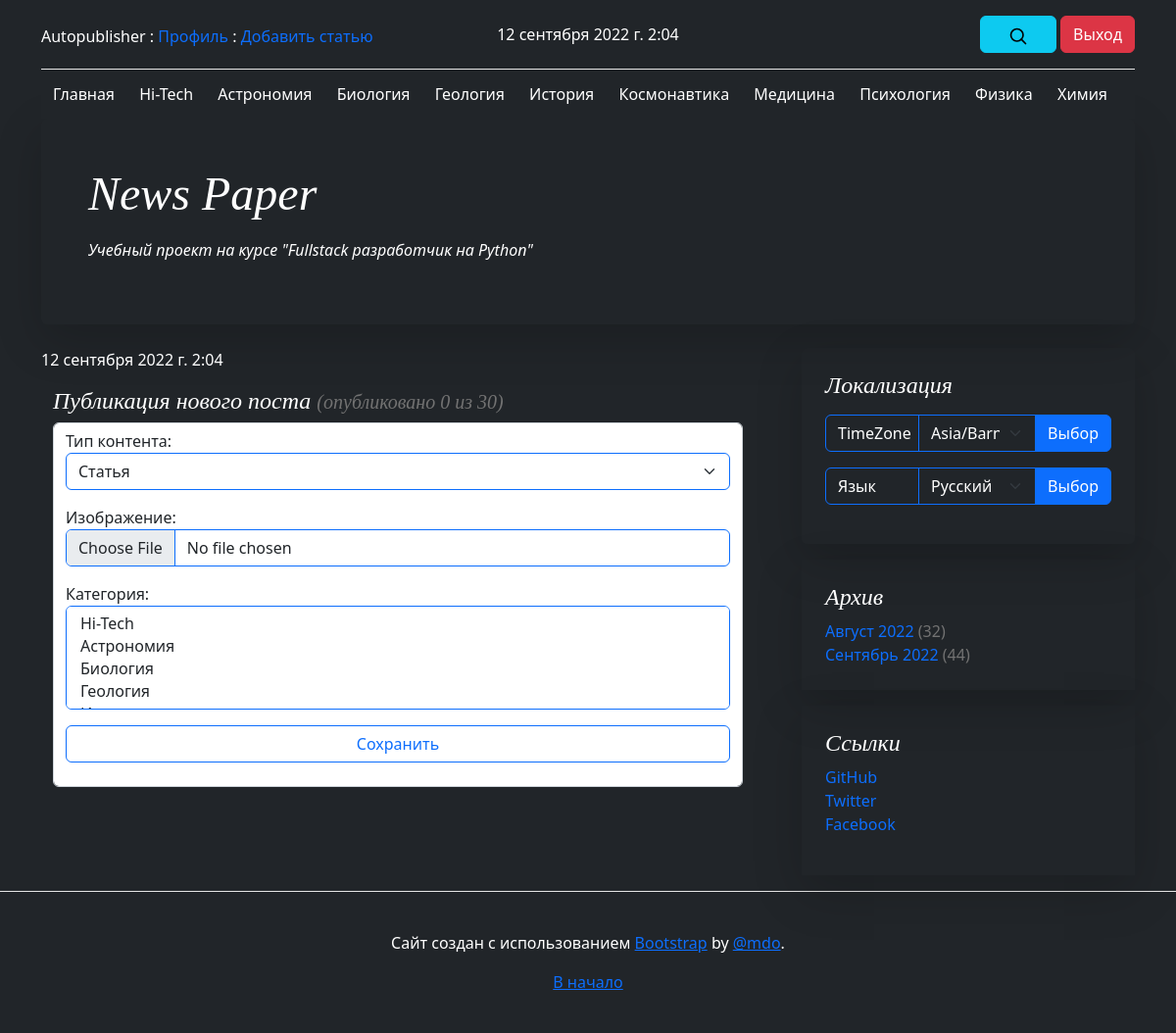
The page /create/ (signed in) on the database as committed earlier.
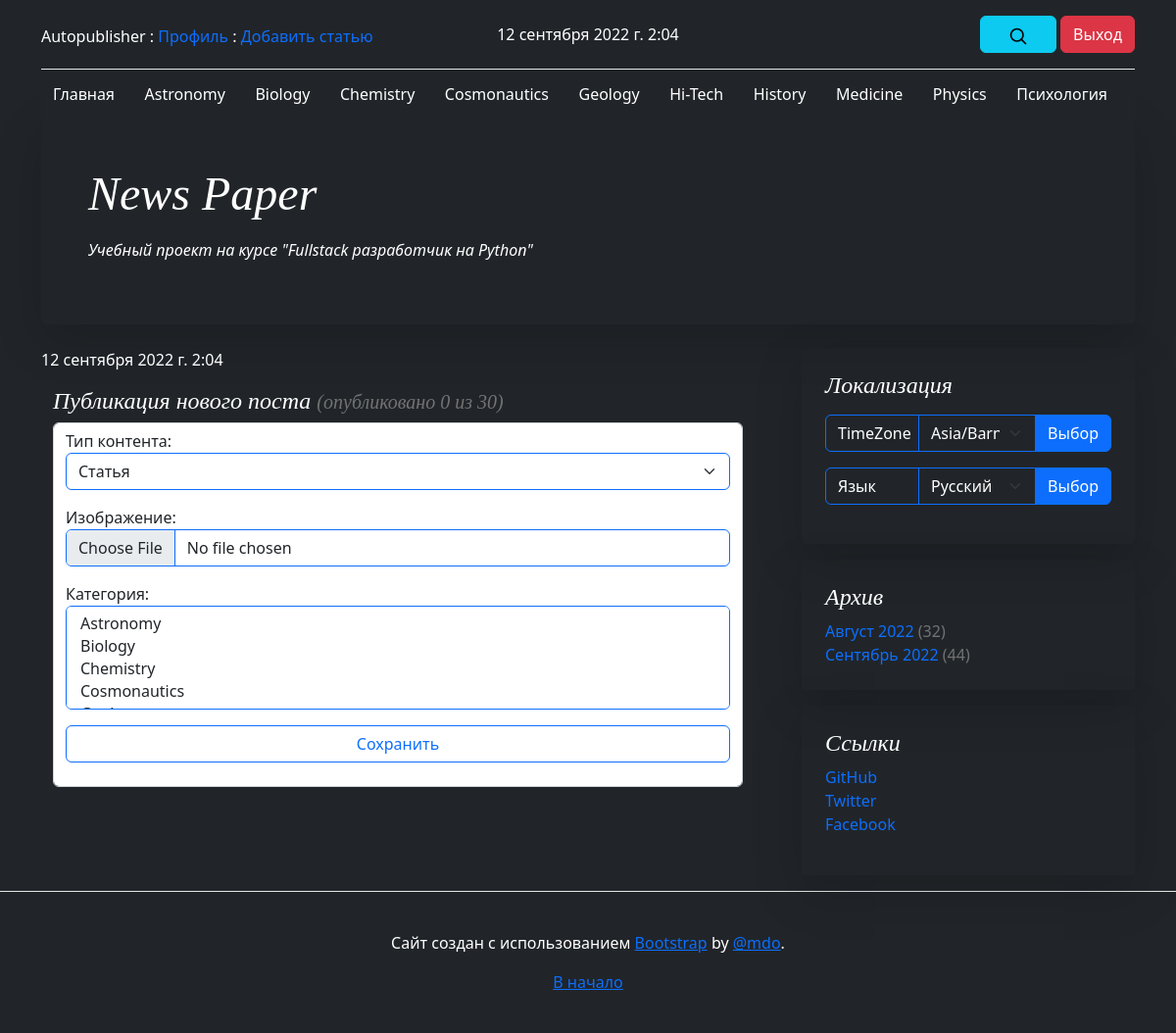
The same page on the database as committed later.
### news/models.py (models this page shows, shortened)
class Category(models.Model):
    name = models.CharField(
        max_length=64,
        unique=True,
        verbose_name=_('Имя категории'),
    )
    subscribers = models.ManyToManyField(
        User,
        through='CatSubscribers',
        blank=True,
        verbose_name=_('Подписчик'),
    )
    def __str__(self):
        return self.name
    class Meta:
        verbose_name = _('Категория')
        verbose_name_plural = _('Категории')

### news/views.py (the view, shortened to what this page needs)
# urls.py: path('create/', PostCreate.as_view(), name='create'),
class PostCreate(PermissionRequiredMixin, CreateView):
    permission_required = (
        'news.add_post',
    )
    context_object_name = 'create'
    form_class = PostingForm
    model = Post
    template_name = 'edit.html'
    def get_context_data(self, **kwargs):
        context = super().get_context_data(**kwargs)
        limit = settings.DAILY_POST_LIMIT
        context['limit'] = limit
        last_day = timezone.now() - timedelta(days=1)
        posts_day_count = Post.objects.filter(
            author_post__author_user=self.request.user,
            date_pub__gte=last_day,
        ).count()
        context['count'] = posts_day_count
        context['post_limit'] = posts_day_count < limit
        return context

### news/form.py (shortened to what this page needs)
class PostingForm(forms.ModelForm):
    error_css_class = 'text-danger fw-semibold'
    class Meta:
        model = Post
        fields = [
            'type_cat',
            'name_ru',
            'content_ru',
            'name_en',
            'content_en',
            'content_image',
            'post_cat',
        ]
        widgets = {
            'type_cat': forms.Select(
                attrs={'class': 'form-select border-primary'}
            ),
            'name_ru': forms.TextInput(
                attrs={'class': 'form-control border-primary'}
            ),
            'content_ru': forms.Textarea(
                attrs={'class': 'form-control border-primary'}
            ),
            'name_en': forms.TextInput(
                attrs={'class': 'form-control border-primary'}
            ),
            'content_en': forms.Textarea(
                attrs={'class': 'form-control border-primary'}
            ),
            'content_image': forms.FileInput(
                attrs={'class': 'form-control border-primary'}
            ),
            'post_cat': forms.SelectMultiple(
                attrs={'class': 'form-select border-primary'}
            ),
        }

### templates/edit.html (shortened to what this page needs)
{% extends 'default.html' %}
{% load i18n %}
{% block content %}
{% if edit.id == None %}
    <div class="container-fluid text-start">
        <h4 class="fst-italic">
            {% trans "Публикация нового поста" %}
            <span class="blog-post-meta fs-5">
                ({% blocktrans with count=count limit=limit %}опубликовано {{ count }} из {{ limit }}{% endblocktrans %})
            </span>
        </h4>
    </div>
    <div class="container-fluid">
        <div class="mb-3 pb-3">
            <fieldset class="form-control pb-4">
                {% if post_limit %}
                    {% include 'edit_form.html' %}
                {% else %}
                    <div class="container-fluid text-center">
                        <h5 class="pb-1 mb-4 fst-italic link-danger fw-semibold">
                            {% trans "За текущие сутки Вы исчерпали лимит публикаций!" %}
                        </h5>
                    </div>
                {% endif %}
            </fieldset>
        </div>
    </div>
{% endif %}
{% endblock content %}

### templates/navigate.html (shortened to what this page needs)
{% load i18n %}
{% load tz %}
{% load cache %}
<div class="container">
  <header class="blog-header lh-1 py-3">
    <div class="row flex-nowrap justify-content-between align-items-center">
      <div class="col-4 pt-1">
          {% if user.id %}
              <p class="pb-0 mb-0">
                  {{ user }}
                  :
                  <a title="{% trans "Профиль" %}" class="link-primary text-decoration-none" href="{% url 'news:profile' user.id %}">{% trans "Профиль" %}</a>
                  :
                  <a title="{% trans "Добавить статью" %}" class="link-primary text-decoration-none" href="{% url 'news:create' %}">{% trans "Добавить статью" %}</a>
              </p>
          {% endif %}
      </div>
      <div class="col-4 text-center">
        {{ current_time }}
      </div>
      <div class="col-4 d-flex justify-content-end align-items-center">
        <a class="link-secondary" href="{% url 'news:search' %}" aria-label="Search">
          <span class="btn btn-info">
              <svg xmlns="http://www.w3.org/2000/svg" width="20" height="20" fill="none" stroke="currentColor" stroke-linecap="round" stroke-linejoin="round" stroke-width="2" class="mx-3" role="img" viewBox="0 0 24 24"><title>Search</title><circle cx="10.5" cy="10.5" r="7.5"/><path d="M21 21l-5.2-5.2"/></svg>
          </span>
        </a>
          {% if user.id %}
            <a class="btn btn-danger" href="/accounts/logout/">{% trans "Выход" %}</a>
          {% else %}
            <a class="btn btn-success" href="/accounts/login/">{% trans "Вход" %} | {% trans "Регистрация" %}</a>
          {% endif %}
      </div>
    </div>
  </header>
  {% cache 1 navbar %}
  <nav {% if current_time.hour >= 19 or  current_time.hour <= 7 %}class="navbar bg-dark text-bg-dark"{% else %}class="navbar bg-light"{% endif %}>
    <div {% if current_time.hour >= 19 or  current_time.hour <= 7 %}class="container-fluid bg-dark text-bg-dark"{% else %}class="container-fluid"{% endif %}>
      <a {% if current_time.hour >= 19 or  current_time.hour <= 7 %}class="navbar-brand fs-6 text-bg-dark"{% else %}class="navbar-brand fs-6"{% endif %} href="{% url 'news:index' %}">{% trans "Главная" %}</a>
      {% for item in category %}
        <a {% if current_time.hour >= 19 or  current_time.hour <= 7 %}class="navbar-brand fs-6 text-bg-dark"{% else %}class="navbar-brand fs-6"{% endif %} href="{% url 'news:category' item.id %}">{{ item.name }}</a>
      {% endfor %}
    </div>
  </nav>
  {% endcache %}
</div>

Rows that differ between the two databases and show on the page:
changed Category: name "Астрономия" → "Astronomy"
changed Category: name "Биология" → "Biology"
changed Category: name "Химия" → "Chemistry"; moves up the list
changed Category: name "Космонавтика" → "Cosmonautics"; moves up the list
changed Category: name "Геология" → "Geology"
changed Category "Hi-Tech": moves down the list
changed Category: name "История" → "History"
changed Category: name "Медицина" → "Medicine"
changed Category: name "Физика" → "Physics"; moves down the list
Other text that changed with them:
form field post_cat: "Hi-Tech / Астрономия / Биология / Геология" → "Astronomy / Biology / Chemistry / Cosmonautics"
